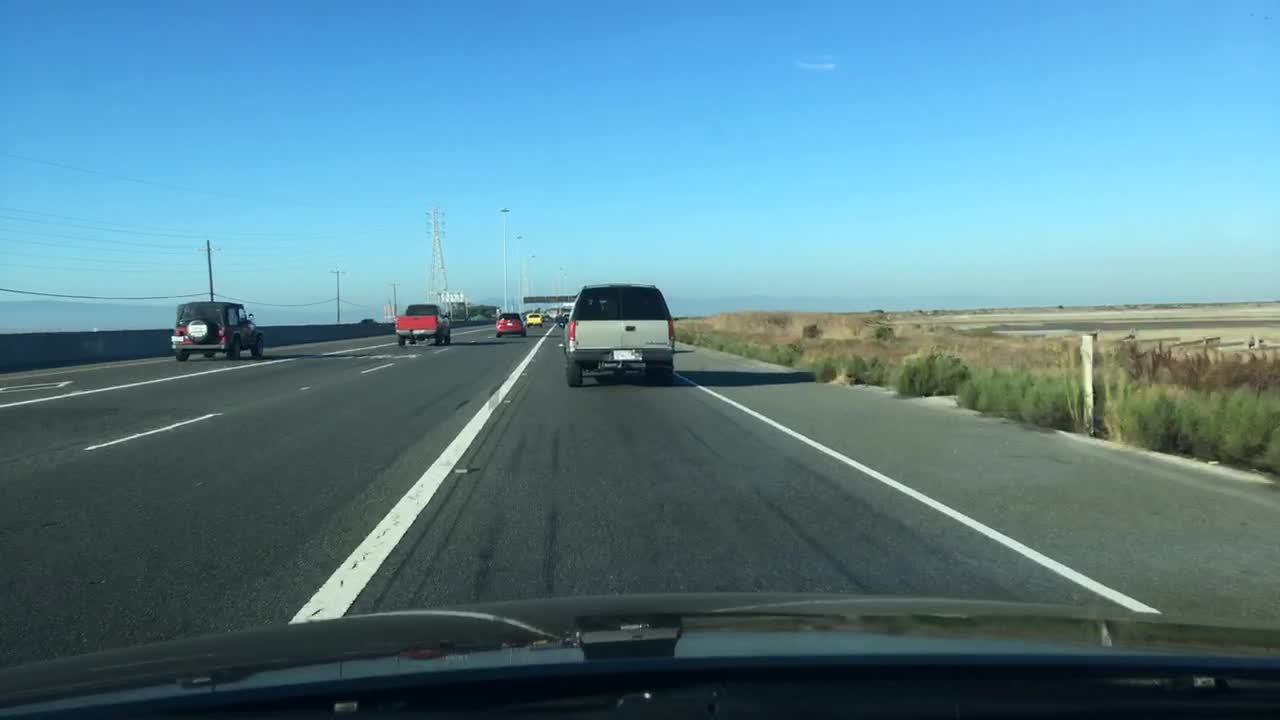
#> input picture tradalgo/dashcam.jpg, 1280 x 720 px
$ python edge.py
#> lines starting #> are read from the running program, lines starting #| are printed output that depends on the picture; after the words box and inside, x2 and y2 are one past the last pixel; in counts of white or black regions, pixels touching at a corner belong together
import numpy as np
import cv2 as cv
import os
from matplotlib import pyplot as plt

img = cv.imread(os.path.join(os.path.dirname(__file__), 'dashcam.jpg'))
#> img is the input picture: shape (720, 1280, 3); mean B, G, R 145.6, 131.2, 89.3
assert img is not None, "file could not be read, check with os.path.exists()"
edges = cv.Canny(img,100,200)
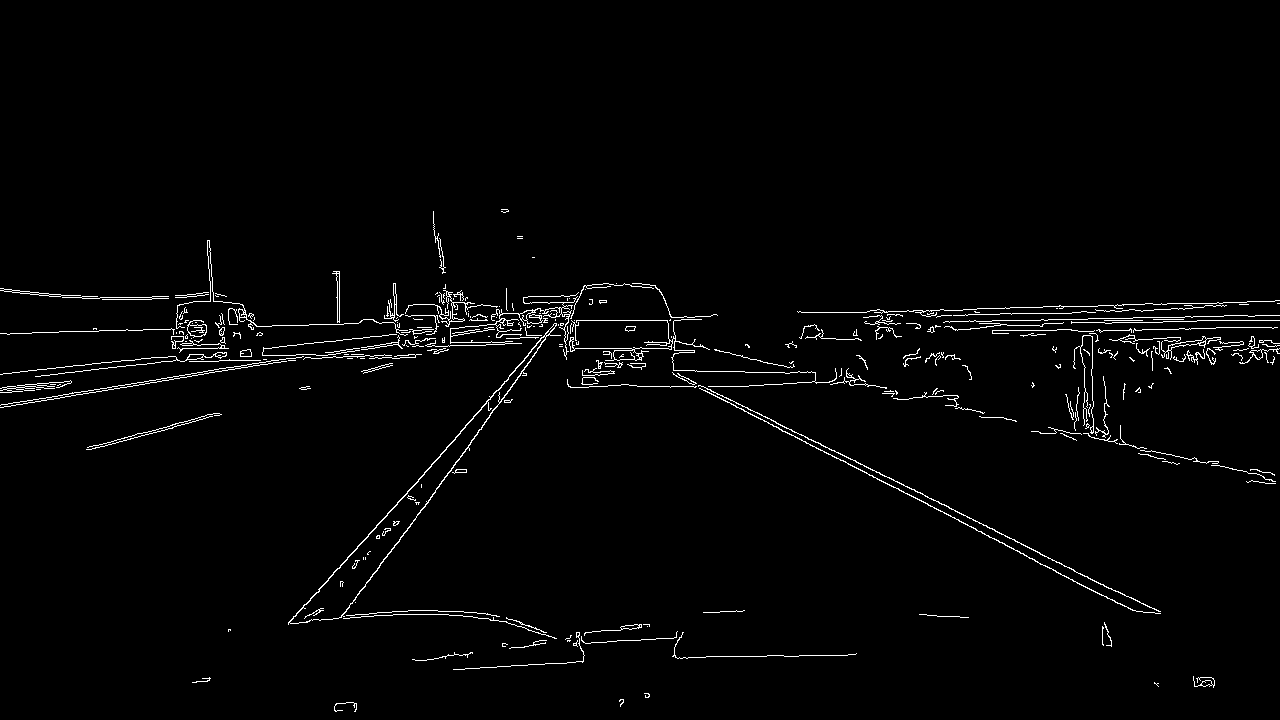
#> edges: shape (720, 1280); 1.9% white in thin lines or dots, all inside (x1, y1, x2, y2) = (0, 209, 1280, 712)

plt.subplot(121),plt.imshow(img,cmap = 'gray')
plt.title('Original Image'), plt.xticks([]), plt.yticks([])
plt.subplot(122),plt.imshow(edges,cmap = 'gray')
plt.title('Edge Image'), plt.xticks([]), plt.yticks([])

plt.savefig('output.png')
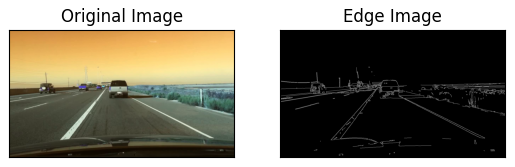
#> figure drawn by matplotlib, 2 panels; B, G, R data is drawn as R, G, B
